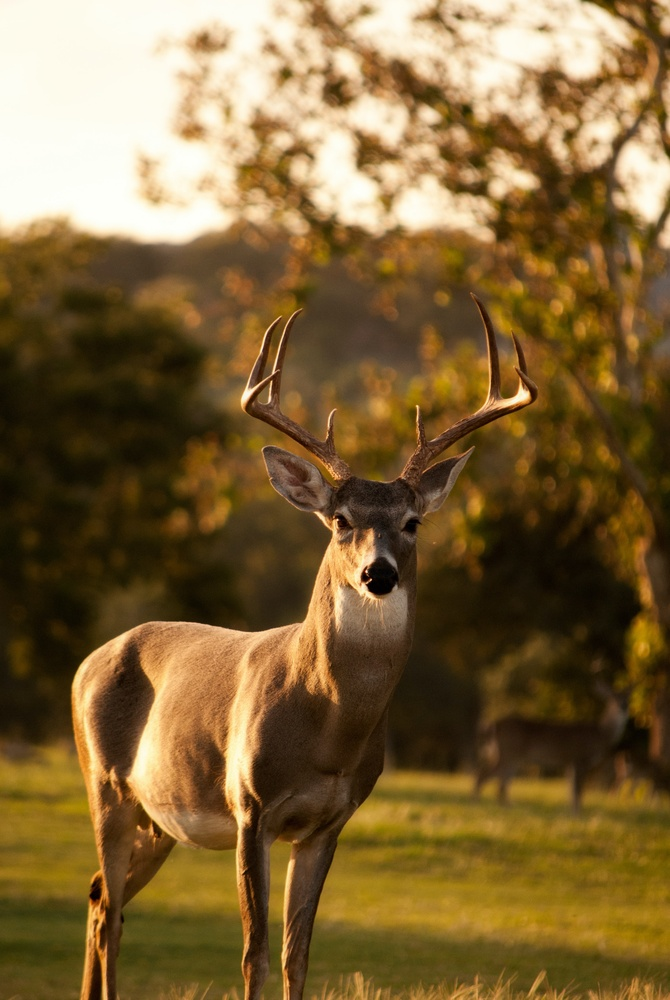
#> input picture My Programs/Deep Learning/Computer-Vision/Resources/animal.jpg, 670 x 1000 px, shrunk from 2425 x 3622 before the run
$ jupyter execute CV_Normalize.ipynb
#> lines starting #> are read from the running program, lines starting #| are printed output that depends on the picture
> # **3_Normalization CV**

[cell 1]
from __future__ import print_function
import cv2 as cv
import argparse
parser = argparse.ArgumentParser(description='Code for Histogram Equalization tutorial.')
parser.add_argument('--input', help='Path to input image.', default='lena.jpg')
args = parser.parse_args()
src = cv.imread(cv.samples.findFile(args.input))
#> src is the input picture: shape (1000, 670, 3); mean B, G, R 57.6, 100.4, 126.1
if src is None:
    print('Could not open or find the image:', args.input)
    exit(0)
src = cv.cvtColor(src, cv.COLOR_BGR2GRAY)
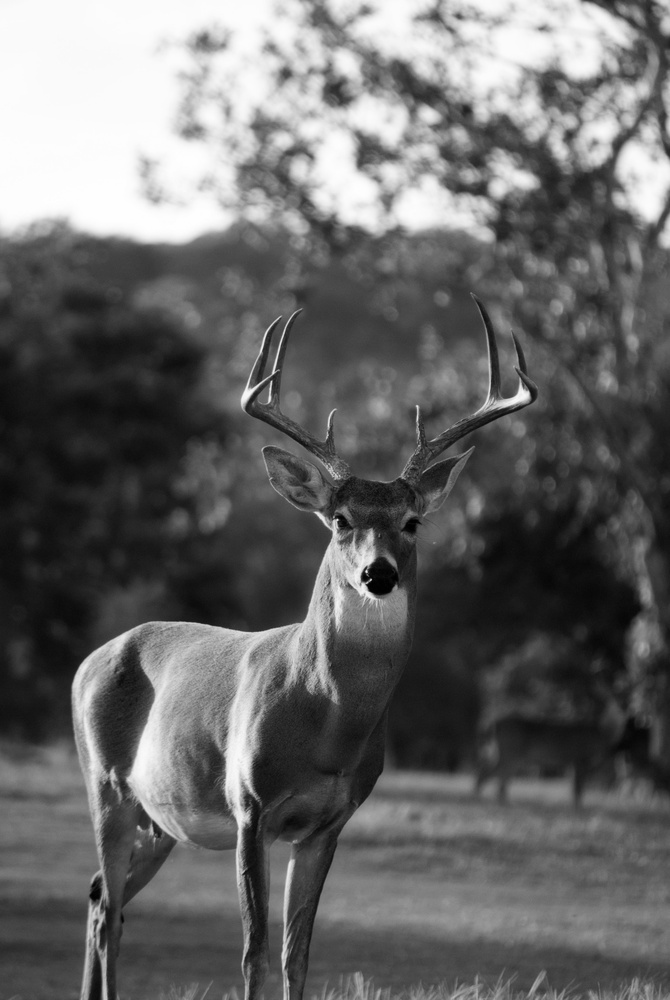
#> src: shape (1000, 670); min 0, max 255, mean 103.2
dst = cv.equalizeHist(src)
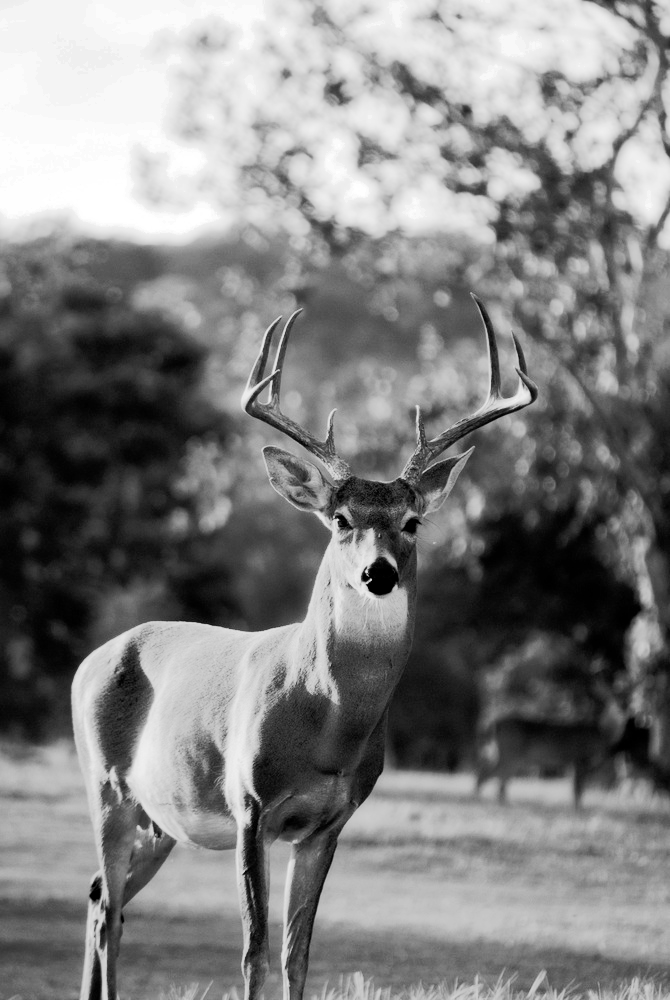
#> dst: shape (1000, 670); min 0, max 255, mean 128.3
cv.imshow('Source image', src)
cv.imshow('Equalized Image', dst)
cv.waitKey()
